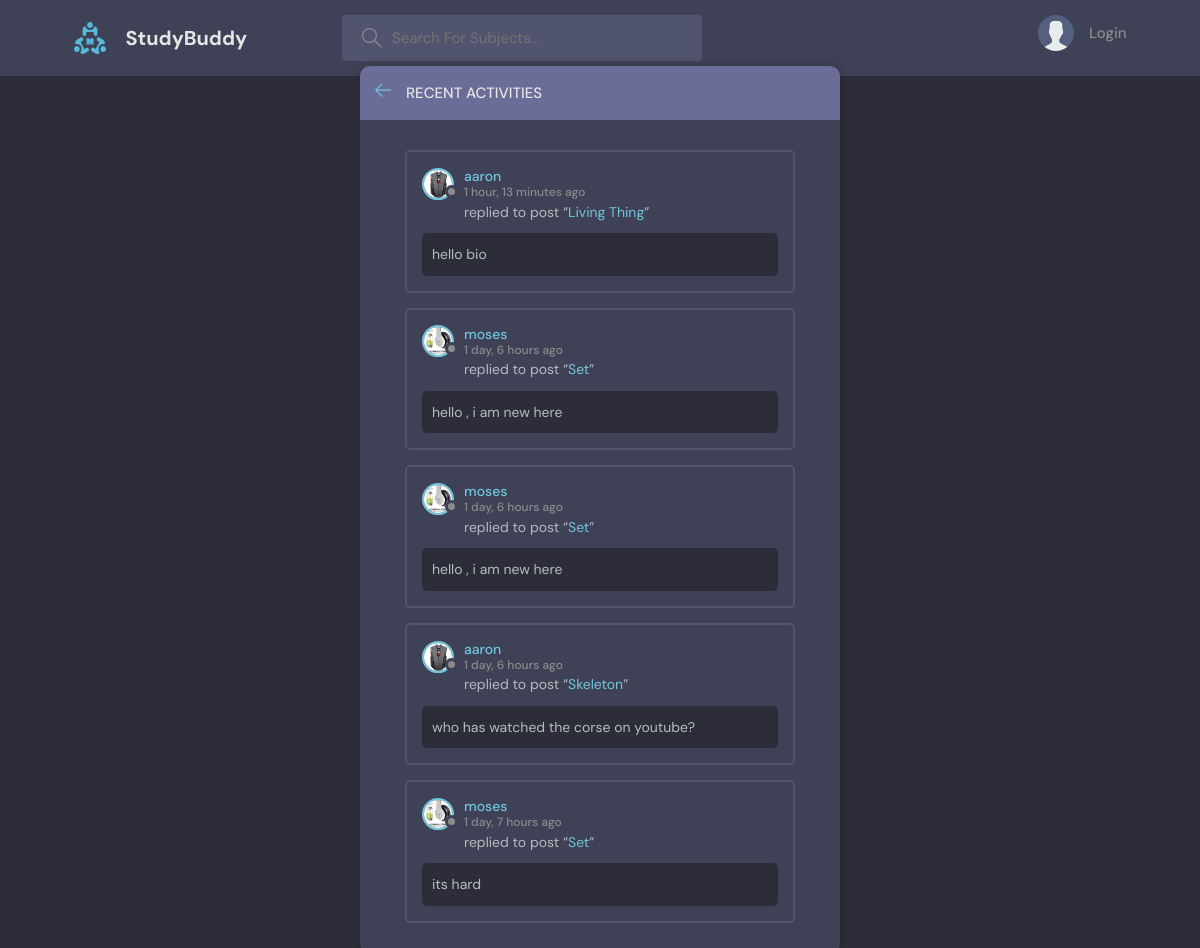
The page /activity_page/ on the database its author committed.
### main/models.py (models this page shows)
class Message(models.Model):
    user = models.ForeignKey(User, on_delete=models.CASCADE)
    house = models.ForeignKey(Room, on_delete=models.CASCADE)
    body = models.TextField()
    updated = models.DateTimeField(auto_now=True)
    created = models.DateTimeField(auto_now_add=True)
    class Meta:
        ordering = ['-updated', 'created']
    def __str__(self):
        return self.body[0:50]

class User(AbstractUser):
    name = models.CharField(max_length=200, null=True)
    email = models.EmailField(unique=True, null=True)
    bio = models.TextField(null=True)
    avatar = models.ImageField(null=True, default="avatar.svg" )
    grade= models.ForeignKey(Grade, on_delete= models.SET_NULL, null=True)
    USERNAME_FIELD = 'email'
    REQUIRED_FIELDS = []

class Room(models.Model):
    host = models.ForeignKey(User, on_delete= models.SET_NULL, null=True)
    topic = models.ForeignKey(Topic, on_delete= models.SET_NULL, null=True)
    grade = models.ForeignKey(Grade, on_delete= models.SET_NULL, null=True)
    name = models.CharField(max_length=200)
    description = models.TextField(null=True, blank=True)
    participants = models.ManyToManyField(User , related_name='participants', blank="True")
    updated = models.DateTimeField(auto_now=True)
    created = models.DateTimeField(auto_now_add=True)
    class Meta:
        ordering = ['-updated', '-created']
    def __str__(self):
        return self.name

### main/views.py (the view)
# urls.py: path('activity_page/', views.ActivityPage, name = 'activity_page'),
def ActivityPage(request):
    room_messages = Message.objects.all()
    context = {'room_messages':room_messages}
    return render(request, 'main/activity.html', context)

### main/templates/main/activity.html (shortened to what this page needs)
{% extends 'main.html' %}
{% block content %}
<main class="layout">
  <div class="container">
    <div class="layout__box">
      <div class="layout__boxHeader">
        <div class="layout__boxTitle">
          <a href="{{request.META.HTTP_REFERER}}">
            <svg version="1.1" xmlns="http://www.w3.org/2000/svg" width="32" height="32" viewBox="0 0 32 32">
              <title>arrow-left</title>
              <path
                d="M13.723 2.286l-13.723 13.714 13.719 13.714 1.616-1.611-10.96-10.96h27.625v-2.286h-27.625l10.965-10.965-1.616-1.607z"
              ></path>
            </svg>
          </a>
          <h3>Recent Activities</h3>
        </div>
      </div>
      <div class="activities-page layout__body">
        {% for message in room_messages %}
        <div class="activities__box">
          <div class="activities__boxHeader roomListRoom__header">
            <a href="{% url 'user-profile' message.user.id %}" class="roomListRoom__author">
              <div class="avatar avatar--small">
                <img src="{{message.user.avatar.url}}" />
              </div>
              <p>
                {{message.user.username}}
                <span>{{message.created|timesince}} ago</span>
              </p>
            </a>
          </div>
          <div class="activities__boxContent">
            <p>replied to post “<a href="{% url 'room' message.house.id %}">{{message.house}}</a>”</p>
            <div class="activities__boxRoomContent">
              {{message}}
            </div>
          </div>
        </div>
        {% endfor %}
      </div>
    </div>
  </div>
</main>
{% endblock %}

### static/styles/style.css (style rules this page uses)
:root { --color-main: #71c6dd; --color-main-light: #e1f6fb; --color-dark: #3f4156; --color-dark-medium: #51546e; --color-dark-light: #696d97; --color-light: #e5e5e5; --color-gray: #8b8b8b; --color-light-gray: #b2bdbd; --color-bg: #2d2d39; --color-success: #5dd693; --color-error: #fc4b0b; }
* { font-family: "DM Sans", -apple-system, BlinkMacSystemFont, "Segoe UI", Roboto, Oxygen, Ubuntu, Cantarell, "Open Sans", "Helvetica Neue", sans-serif; margin: 0; padding: 0; box-sizing: border-box; text-rendering: optimizeLegibility; font-size: inherit; }
html { font-size: 56.25%; }
@media only screen and (min-width: 1200px) { html { font-size: 62.5%; } }
body { line-height: 1.6; font-weight: 400; font-size: 1.5rem; color: var(--color-light-gray); background-color: var(--color-bg); min-height: 100vh; }
img { width: 100%; }
a { display: inline-block; color: var(--color-main); text-decoration: none; }
.container { max-width: 120rem; width: 90%; margin: auto; }
.avatar { position: relative; display: inline-block; border-radius: 50%; border: 2px solid var(--color-main); }
.avatar img { display: block; border-radius: 50%; object-fit: cover; object-position: center; }
.avatar::after { content: ""; display: block; position: absolute; background-color: var(--color-gray); z-index: 111; border-radius: 50%; border: 0.3rem solid var(--color-dark); }
.avatar.avatar--small img { width: 2.8rem; height: 2.8rem; }
.avatar.avatar--small:after { width: 0.7rem; height: 0.7rem; bottom: 0px; right: -6px; }
.layout { margin-top: 2.4rem; }
.layout > .container { display: flex; justify-content: space-between; align-items: flex-start; }
.layout__box { width: 90%; max-width: 48rem; min-height: 40rem; position: absolute; top: 50%; left: 50%; transform: translate(-50%, -46%); background-color: var(--color-dark); border-radius: 1rem; box-shadow: 1px 1px 6px 3px rgba(0, 0, 0, 0.1); overflow: hidden; }
.layout__boxHeader { display: flex; padding: 1.5rem; background-color: var(--color-dark-light); }
.layout__boxTitle { display: flex; gap: 1.5rem; align-items: center; }
.layout__boxTitle h3 { text-transform: uppercase; font-weight: 500; color: var(--color-light); }
.layout__boxTitle svg { width: 1.6rem; height: 1.6rem; fill: var(--color-main); }
.layout__body { margin: 3rem; }
.roomListRoom__header { display: flex; justify-content: space-between; align-items: center; }
.roomListRoom__author { font-weight: 500; display: flex; align-items: center; gap: 1rem; }
.activities__box { margin: 1.5rem; padding: 1.5rem; border: 2px solid var(--color-dark-medium); border-radius: 5px; }
.activities__boxHeader p { font-size: 1.4rem; line-height: 1.3; }
.activities__boxHeader p span { color: var(--color-gray); font-size: 1.2rem; display: block; }
.activities__boxContent { margin-left: 4.2rem; }
.activities__boxContent { font-size: 1.4rem; }
.activities__boxRoomContent { background: var(--color-bg); padding: 1rem; border-radius: 5px; margin-top: 1rem; margin-left: -4.2rem; }

### rows shown on the page
Message: user.avatar (picture), user.username "aaron", created "1 hour, 13 minutes", house "Living Thing", body "hello bio"
Message: user.avatar (picture), user.username "moses", created "1 day, 6 hours", house "Set", body "hello , i am new here"
Message: user.avatar (picture), user.username "moses", created "1 day, 6 hours", house "Set", body "hello , i am new here"
Message: user.avatar (picture), user.username "aaron", created "1 day, 6 hours", house "Skeleton", body "who has watched the corse on youtube?"
Message: user.avatar (picture), user.username "moses", created "1 day, 7 hours", house "Set", body "its hard"
